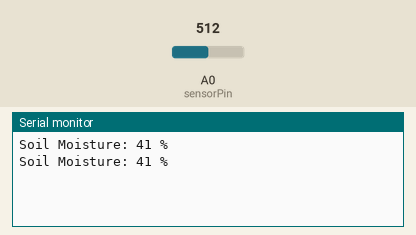
Recording of a sketch running on a simulated Arduino Uno, built with avr-gcc and run on an emulated ATmega328P. Parts: the last lines printed to the serial monitor. Inputs (shaded band) come from the test bench; at power-on: A0 (sensorPin) = 512.

Above: at 5.8 s.
5.9 s: A0 (sensorPin) set to 716
At 11.4 s:
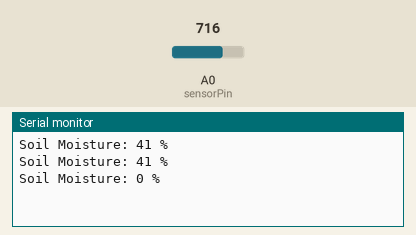
11.9 s: A0 (sensorPin) set to 511
At 16.4 s:
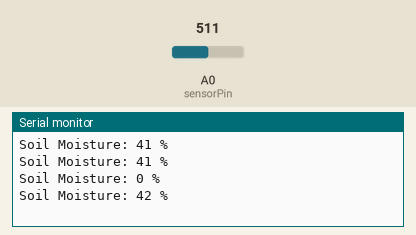
Timing chart, 0 to 17.9 s (numbered marks = the images above; inputs shaded):
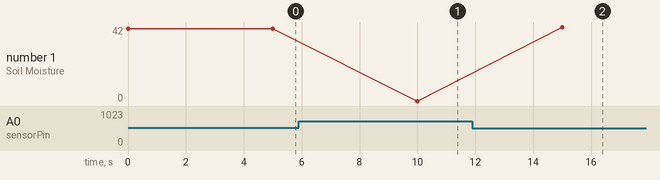

The sketch:

moist-esp.ino
```cpp
const int sensorPin = A0; // Analog pin connected to the sensor
int sensorValue = 0;
int moisturePercent = 0;

const int dryValue = 368; // Value when the soil is completely dry
const int wetValue = 615;  // Value when the soil is fully wet

void setup() {
  Serial.begin(115200); // Start the Serial Monitor with a higher baud rate suitable for ESP8266
}

void loop() {
  sensorValue = analogRead(sensorPin); // Read the analog value from the sensor

  // Map the sensor reading to a percentage (0% for wet, 100% for dry)
  moisturePercent = map(sensorValue, wetValue, dryValue, 0, 100);

  // Constrain the percentage within 0% to 100% range
  moisturePercent = constrain(moisturePercent, 0, 100);

  Serial.print("Soil Moisture: ");
  Serial.print(moisturePercent);
  Serial.println(" %");

  delay(5000); // Wait for 5 seconds before the next reading
}
```

Measured:
- after the input at 5.9 s, the serial monitor: prints a new line after 4.1 s (image 1)
- after the input at 11.9 s, the serial monitor: prints a new line after 3.1 s (image 2)
- plotted number 1: 41 → 0 after the input at 5.9 s, 0 → 42 after the input at 11.9 s
